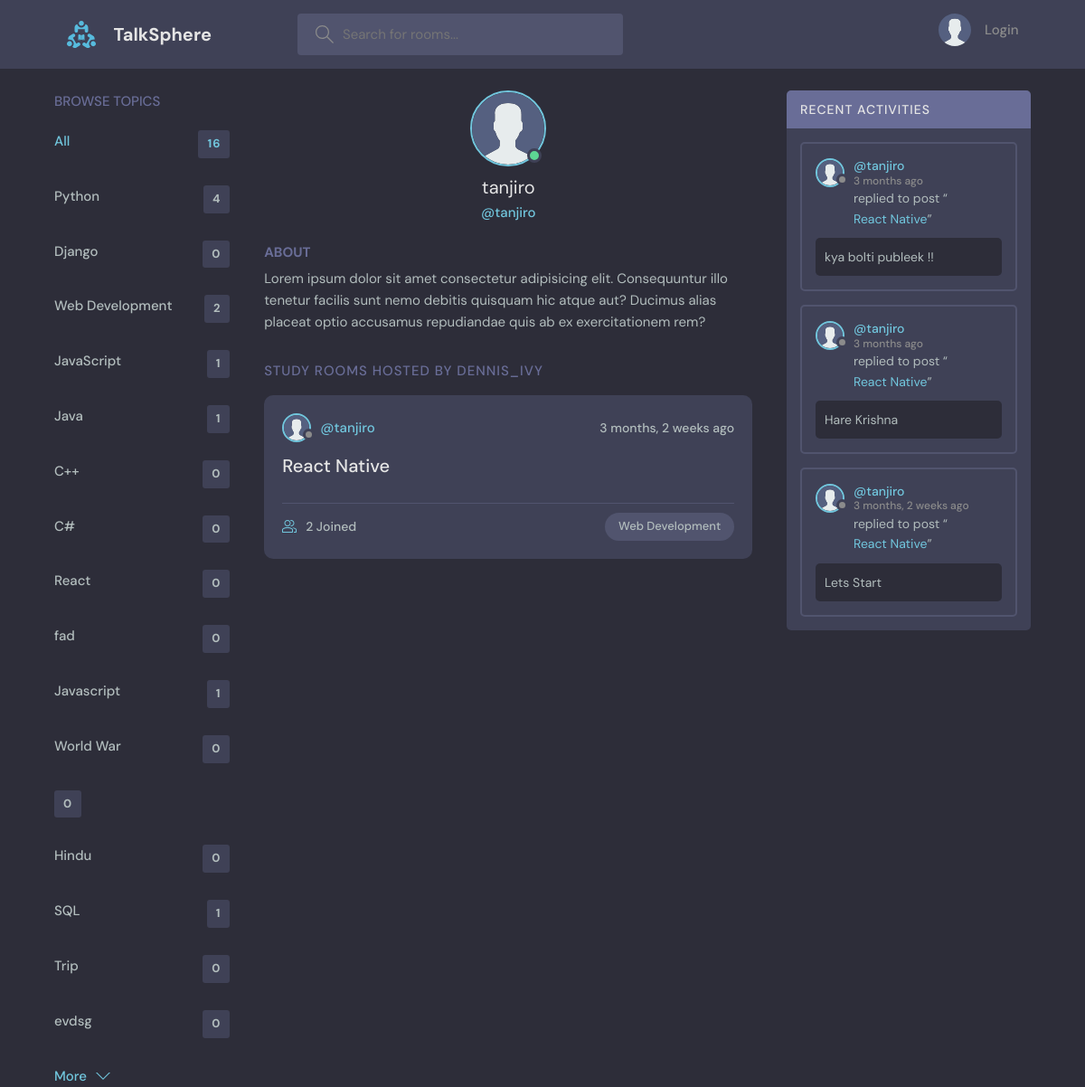
/user-profile/3/, run on the app's committed database.
### base/models.py (models this page shows, shortened)
class Topic(models.Model):
    name = models.CharField(max_length=200)
    def __str__(self):
        return self.name

class Room(models.Model):
    host = models.ForeignKey(User, on_delete=models.SET_NULL, null=True)
    topic = models.ForeignKey(Topic, on_delete=models.SET_NULL, null=True)
    name = models.CharField(max_length=200)
    description = models.TextField(null=True, blank=True)
    participants = models.ManyToManyField(User,related_name='participants', blank=True)
    updated = models.DateTimeField(auto_now=True)
    created = models.DateTimeField(auto_now_add=True)
    class Meta:
        ordering = ['-updated', '-created']
    def __str__(self):
        return self.name

class Message(models.Model):
    user = models.ForeignKey(User, on_delete=models.CASCADE, default=1)
    room = models.ForeignKey(Room, on_delete=models.CASCADE)
    body = models.TextField()
    updated = models.DateTimeField(auto_now=True)
    created = models.DateTimeField(auto_now_add=True)
    class Meta:
        ordering = ['-updated', '-created']

### base/views.py (the view)
# urls.py: path("user-profile/<str:pk>/", views.userProfile, name="user-profile"),
def userProfile(request,pk):
    user = User.objects.get(id=pk)
    rooms = user.room_set.all()
    room_messages = user.message_set.all()
    topics = Topic.objects.all()
    context = {'user':user, 'rooms':rooms, 'room_messages':room_messages, 'topics':topics}
    return render(request, 'base/profile.html', context)

### base/templates/base/profile.html (shortened to what this page needs)
{% extends 'main.html' %}
{% block content %}
{% load static %}
  <main class="profile-page layout layout--3">
    <div class="container">
      {% include 'base/topics_component.html' %}
      <div class="roomList">
        <div class="profile">
          <div class="profile__avatar">
            <div class="avatar avatar--large active">
              <img src="{% static 'images/avatar.svg' %}" />
            </div>
          </div>
          <div class="profile__info">
            <h3>{{user.username}}</h3>
            <p>@{{user.username}}</p>
          </div>
          <div class="profile__about">
            <h3>About</h3>
            <p>
              Lorem ipsum dolor sit amet consectetur adipisicing elit. Consequuntur illo tenetur
              facilis sunt nemo debitis quisquam hic atque aut? Ducimus alias placeat optio
              accusamus repudiandae quis ab ex exercitationem rem?
            </p>
          </div>
        </div>
        <div class="roomList__header">
          <div>
            <h2>Study Rooms Hosted by dennis_ivy</a>
            </h2>
          </div>
        </div>
        {% include 'base/feed_component.html' %}
      </div>
      {% include 'base/activity_component.html' %}
    </div>
  </main>
{% endblock content %}

### base/templates/base/topics_component.html
<div class="topics">
    <div class="topics__header">
      <h2>Browse Topics</h2>
    </div>
    <ul class="topics__list">
      <li>
        <a href="{% url 'home' %}" class="active">All <span>{{topics.count}}</span></a>
      </li>
      {% for topic in topics %}
      <li>
        <a href="{% url 'home' %}?q={{topic.name}}">{{topic}}<span>{{topic.room_set.all.count}}</span></a>
      </li>
      {% endfor %}
    <a class="btn btn--link" href="{% url 'topics' %}">
      More
      <svg version="1.1" xmlns="http://www.w3.org/2000/svg" width="32" height="32" viewBox="0 0 32 32">
        <title>chevron-down</title>
        <path d="M16 21l-13-13h-3l16 16 16-16h-3l-13 13z"></path>
      </svg>
    </a>
  </div>

### base/templates/base/feed_component.html (shortened to what this page needs)
{% load static %}
{% for room in rooms %}
<div class="roomListRoom">
    <div class="roomListRoom__header">
    {% if room.host %}
      <a href="{% url 'user-profile' room.host.id %}" class="roomListRoom__author">
        <div class="avatar avatar--small">
          <img src="{% static 'images/avatar.svg' %}" />
        </div>
        <span>@{{room.host.username}}</span>
      </a>
    {% endif %}
      <div class="roomListRoom__actions">
        <span>{{room.created|timesince}} ago</span>
      </div>
    </div>
    <div class="roomListRoom__content">
      <a href="{% url 'room' room.id %}">{{room.name}}</a>
    </div>
    <div class="roomListRoom__meta">
      <a href="{% url 'room' room.id %}" class="roomListRoom__joined">
        {{room.participants.all.count}} Joined
      </a>
      <p class="roomListRoom__topic">{{room.topic.name}}</p>
    </div>
  </div>
{% endfor %}

### base/templates/base/activity_component.html (shortened to what this page needs)
{% load static %}
<div class="activities">
    <div class="activities__header">
      <h2>Recent Activities</h2>
    </div>
    {% for message in room_messages %}
    <div class="activities__box">
      <div class="activities__boxHeader roomListRoom__header">
        <a href="{% url 'user-profile' message.user.id %}" class="roomListRoom__author">
          <div class="avatar avatar--small">
            <img src="{% static 'images/avatar.svg' %}" />
          </div>
          <p>
            @{{message.user}}
            <span>{{message.created|timesince}} ago</span>
          </p>
        </a>
      </div>
      <div class="activities__boxContent">
        <p>replied to post “<a href="{% url 'room' message.room.id %}">{{message.room}}</a>”</p>
        <div class="activities__boxRoomContent">
          {{message.body}}
        </div>
      </div>
    </div>
    {% endfor %}
</div>

### data on the page
Topic: name "Python", room_set.all.count "4"
Topic: name "Django", room_set.all.count "0"
Topic: name "Web Development", room_set.all.count "2"
Topic: name "JavaScript", room_set.all.count "1"
Topic: name "Java", room_set.all.count "1"
Topic: name "C++", room_set.all.count "0"
Topic: name "C#", room_set.all.count "0"
Topic: name "React", room_set.all.count "0"
Topic: name "fad", room_set.all.count "0"
Topic: name "Javascript", room_set.all.count "1"
Topic: name "World War", room_set.all.count "0"
Topic: room_set.all.count "0"
Topic: name "Hindu", room_set.all.count "0"
Topic: name "SQL", room_set.all.count "1"
Topic: name "Trip", room_set.all.count "0"
Topic: name "evdsg", room_set.all.count "0"
Room: host.username "tanjiro", created "3 months, 2 weeks", name "React Native", participants.all.count "2", topic.name "Web Development"
Message: user "tanjiro", created "3 months", room "React Native", body "kya bolti publeek !!"
Message: user "tanjiro", created "3 months", room "React Native", body "Hare Krishna"
Message: user "tanjiro", created "3 months, 2 weeks", room "React Native", body "Lets Start"

### other printed values
{{ topics.count }} "16"
{{ user.username }} "tanjiro"
